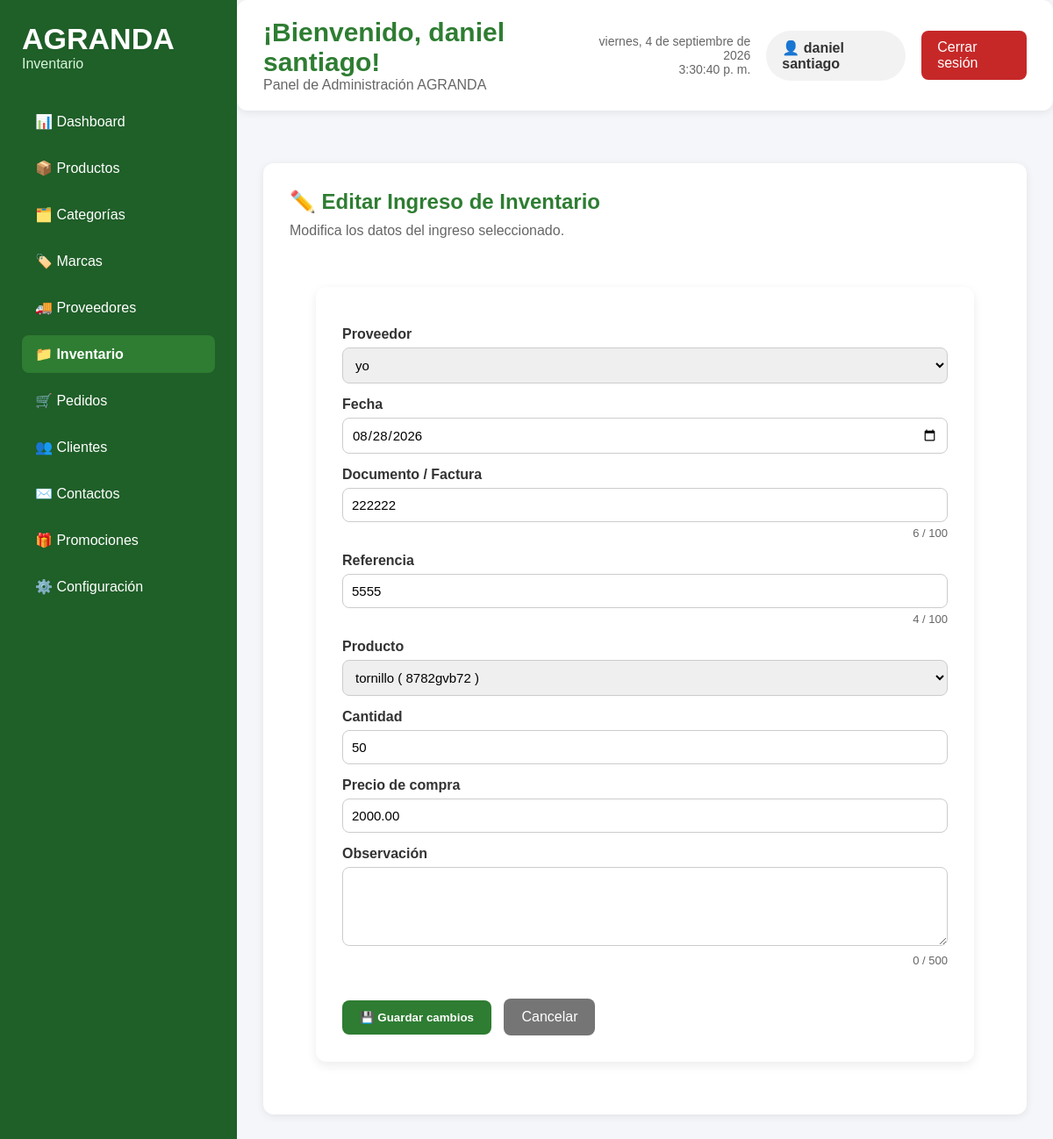
/admin/inventario/editar_ingreso.php?id=6 (signed in), run on the app's committed database.
### tables this page shows
CREATE TABLE `ingresos_inventario` (
  `id_ingreso` int(11) NOT NULL,
  `id_proveedor` int(11) NOT NULL,
  `fecha` date NOT NULL,
  `documento` varchar(100) DEFAULT NULL,
  `referencia` varchar(100) DEFAULT NULL,
  `total_compra` decimal(10,2) NOT NULL,
  `id_usuario` int(11) NOT NULL,
  `estado` enum('Pendiente','Recibido','Cancelado') DEFAULT 'Pendiente'
);

CREATE TABLE `proveedores` (
  `id_proveedor` int(11) NOT NULL,
  `nombre` varchar(150) NOT NULL,
  `nit` varchar(20) NOT NULL,
  `telefono` varchar(25) DEFAULT NULL,
  `correo` varchar(100) DEFAULT NULL,
  `direccion` varchar(255) DEFAULT NULL,
  `contacto_principal` varchar(100) DEFAULT NULL,
  `estado` tinyint(1) DEFAULT 1,
  `fecha_creacion` timestamp NOT NULL DEFAULT current_timestamp()
);

CREATE TABLE `detalle_ingreso` (
  `id_detalle_ingreso` int(11) NOT NULL,
  `id_ingreso` int(11) NOT NULL,
  `id_producto` int(11) NOT NULL,
  `cantidad` int(11) NOT NULL,
  `precio_compra` decimal(10,2) NOT NULL,
  `subtotal` decimal(10,2) NOT NULL
);

CREATE TABLE `productos` (
  `id_producto` int(11) NOT NULL,
  `id_categoria` int(11) NOT NULL,
  `id_marca` int(11) DEFAULT NULL,
  `nombre` varchar(150) NOT NULL,
  `descripcion` text DEFAULT NULL,
  `codigo_producto` varchar(50) NOT NULL,
  `precio` decimal(10,2) NOT NULL,
  `peso` decimal(8,2) DEFAULT NULL,
  `estado` tinyint(1) DEFAULT 1,
  `destacado` tinyint(1) DEFAULT 0,
  `fecha_creacion` timestamp NOT NULL DEFAULT current_timestamp(),
  `fecha_actualizacion` timestamp NOT NULL DEFAULT current_timestamp() ON UPDATE current_timestamp()
);

### admin/inventario/editar_ingreso.php (the view, shortened to what this page needs)
<?php
require_once("../../config/conexion.php");
$id_ingreso = (int)$_GET["id"];
$sql = "
    SELECT
        ii.id_ingreso,
        ii.id_proveedor,
        ii.fecha,
        ii.documento,
        ii.referencia,
        ii.total_compra,
        ii.estado,
        di.id_producto,
        di.cantidad,
        di.precio_compra,
        di.subtotal,
        p.nombre AS producto
    FROM ingresos_inventario ii
    INNER JOIN detalle_ingreso di
        ON ii.id_ingreso = di.id_ingreso
    INNER JOIN productos p
        ON di.id_producto = p.id_producto
    WHERE ii.id_ingreso = ?
    LIMIT 1
";
$stmt =
    $conexion->prepare($sql);
$stmt->bind_param(
    "i",
    $id_ingreso
);
$stmt->execute();
$resultado =
    $stmt->get_result();
$ingreso =
    $resultado->fetch_assoc();
$sqlProveedores = "
    SELECT
        id_proveedor,
        nombre
    FROM proveedores
    WHERE estado = 1
    ORDER BY nombre ASC
";
$resultadoProveedores =
    $conexion->query($sqlProveedores);
$sqlProductos = "
    SELECT
        id_producto,
        nombre,
        codigo_producto
    FROM productos
    WHERE estado = 1
    ORDER BY nombre ASC
";
$resultadoProductos =
    $conexion->query($sqlProductos);
?>
<!DOCTYPE html>
<html lang="es">
<head>
    <link
        rel="stylesheet"
        href="inventario.css">
</head>
<body>
<div class="contenedor-dashboard">
    <aside class="menu-lateral">
        <div class="logo-panel">
            <h1>AGRANDA</h1>
            <p>Inventario</p>
        </div>
        <nav>
            <ul>
                <li><a href="../dashboard/dashboard.php">📊 Dashboard</a></li>
                <li><a href="../productos/productos.php">📦 Productos</a></li>
                <li><a href="../categorias/categorias.php">🗂️ Categorías</a></li>
                <li><a href="../marcas/marcas.php">🏷️ Marcas</a></li>
                <li><a href="../proveedores/proveedores.php">🚚 Proveedores</a></li>
                <li><a href="inventario.php" class="activo">📁 Inventario</a></li>
                <li><a href="../pedidos/pedidos.php">🛒 Pedidos</a></li>
                <li><a href="../clientes/clientes.php">👥 Clientes</a></li>
                <li><a href="../contactos/contactos.php">✉️ Contactos</a></li>
                <li><a href="../promociones/promociones.php">🎁 Promociones</a></li>
                <li><a href="../configuracion/configuracion.php">⚙️ Configuración</a></li>
            </ul>
        </nav>
    </aside>
    <main class="contenido">
        <header class="encabezado">
            <div class="titulo-panel">
                <h2>
                    ¡Bienvenido,
                    <?php
                    echo htmlspecialchars(
                        $_SESSION["nombre"],
                        ENT_QUOTES,
                        "UTF-8"
                    );
                    ?>!
                </h2>
                <p>
                    Panel de Administración AGRANDA
                </p>
            </div>
            <div class="panel-usuario">
                <div class="fecha-hora">
                    <span id="fecha"></span>
                    <br>
                    <span id="hora"></span>
                </div>
                <div class="usuario">
                    👤
                    <?php
                    echo htmlspecialchars(
                        $_SESSION["nombre"],
                        ENT_QUOTES,
                        "UTF-8"
                    );
                    ?>
                </div>
                <a
                    href="../cerrar_sesion.php"
                    class="btn-salir">
                    Cerrar sesión
                </a>
            </div>
        </header>
        <div class="principal">
            <section class="resumen">
                <h2>
                    ✏️ Editar Ingreso de Inventario
                </h2>
                <p>
                    Modifica los datos del ingreso seleccionado.
                </p>
                <div class="principal">
                    <form method="POST">
                        <label>
                            Proveedor
                        </label>
                        <select
                            name="id_proveedor"
                            required>
                            <?php
                            while (
                                $proveedor =
                                $resultadoProveedores
                                ->fetch_assoc()
                            ) {
                                $valorProveedor =
                                    isset(
                                        $_POST["id_proveedor"]
                                    )
                                    ?
                                    (int)$_POST["id_proveedor"]
                                    :
                                    (int)$ingreso[
                                        "id_proveedor"
                                    ];
                                $seleccionado =
                                    $valorProveedor ===
                                    (int)$proveedor[
                                        "id_proveedor"
                                    ];
                            ?>
                                <option
                                    value="<?php
                                    echo $proveedor[
                                        "id_proveedor"
                                    ];
                                    ?>"
                                    <?php
                                    echo $seleccionado
                                        ? "selected"
                                        : "";
                                    ?>>
                                    <?php
                                    echo htmlspecialchars(
                                        $proveedor["nombre"],
                                        ENT_QUOTES,
                                        "UTF-8"
                                    );
                                    ?>
                                </option>
                            <?php } ?>
                        </select>
                        <label>
                            Fecha
                        </label>
                        <input
                            type="date"
                            name="fecha"
                            value="<?php
                                echo htmlspecialchars(
                                    $_POST["fecha"]
                                    ??
                                    $ingreso["fecha"],
                                    ENT_QUOTES,
                                    "UTF-8"
                                );
                            ?>"
                            required>
                        <label>
                            Documento / Factura
                        </label>
                        <input
                            type="text"
                            name="documento"
                            id="documento"
                            maxlength="100"
                            value="<?php
                                echo htmlspecialchars(
                                    $_POST["documento"]
                                    ??
                                    $ingreso["documento"]
                                    ??
                                    "",
                                    ENT_QUOTES,
                                    "UTF-8"
                                );
                            ?>"
                            placeholder="Factura o documento">
                        <div class="contador-caracteres">
                            <span id="contador-documento">
                            </span>
                            / 100
                        </div>
                        <label>
                            Referencia
                        </label>
                        <input
                            type="text"
                            name="referencia"
                            id="referencia"
                            maxlength="100"
                            value="<?php
                                echo htmlspecialchars(
                                    $_POST["referencia"]
                                    ??
                                    $ingreso["referencia"]
                                    ??
                                    "",
                                    ENT_QUOTES,
                                    "UTF-8"
                                );
                            ?>"
                            placeholder="Referencia del ingreso">
                        <div class="contador-caracteres">
                            <span id="contador-referencia">
                            </span>
                            / 100
                        </div>
                        <label>
                            Producto
                        </label>
                        <select
                            name="id_producto"
                            required>
                            <?php
                            while (
                                $producto =
                                $resultadoProductos
                                ->fetch_assoc()
                            ) {
                                $valorProducto =
                                    isset(
                                        $_POST["id_producto"]
                                    )
                                    ?
                                    (int)$_POST["id_producto"]
                                    :
                                    (int)$ingreso[
                                        "id_producto"
                                    ];
                                $seleccionado =
                                    $valorProducto ===
                                    (int)$producto[
                                        "id_producto"
                                    ];
                            ?>
                                <option
                                    value="<?php
                                    echo $producto[
                                        "id_producto"
                                    ];
                                    ?>"
                                    <?php
                                    echo $seleccionado
                                        ? "selected"
                                        : "";
                                    ?>>
                                    <?php
                                    echo htmlspecialchars(
                                        $producto["nombre"],
                                        ENT_QUOTES,
                                        "UTF-8"
                                    );
                                    ?>
                                    (
                                </option>
                            <?php } ?>
                        </select>
                        <label>
                            Cantidad
                        </label>
                        <input
                            type="number"
                            name="cantidad"
                            min="1"
                            max="1000000"
                            step="1"
                            value="<?php
                                echo htmlspecialchars(
                                    $_POST["cantidad"]
                                    ??
                                    $ingreso["cantidad"],
                                    ENT_QUOTES,
                                    "UTF-8"
                                );
                            ?>"
                            required>
                        <label>
                            Precio de compra
                        </label>
                        <input
                            type="number"
                            name="precio_compra"
                            min="0.01"
                            max="999999999.99"
                            step="0.01"
                            value="<?php
                                echo htmlspecialchars(
                                    $_POST[
                                        "precio_compra"
                                    ]
                                    ??
                                    $ingreso[
                                        "precio_compra"
                                    ],
                                    ENT_QUOTES,
                                    "UTF-8"
                                );
                            ?>"
                            required>
                        <label>
                            Observación
                        </label>
                        <textarea
                            name="observacion"
                            id="observacion"
                            maxlength="500"
                            rows="4"><?php
                            ?></textarea>
                        <div class="contador-caracteres">
                            <span id="contador-observacion">
                                0
                            </span>
                            / 500
                        </div>
                        <br>
                        <br>
                        <button
                            type="submit"
                            class="btn-nuevo">💾 Guardar cambios</button>
                        <a
                            href="inventario.php"
                            class="btn-cancelar">Cancelar</a>
                    </form>
                </div>
            </section>
        </div>
    </main>
</div>
</body>
</html>

### data on the page
ingresos_inventario: id_proveedor "yo"
detalle_ingreso: fecha "08/28/2026", documento "222222", referencia "5555", id_producto "tornillo ( 8782gvb72 )", cantidad "50", precio_compra "2000.00"

### other printed values
$_SESSION["nombre"] "daniel santiago"
